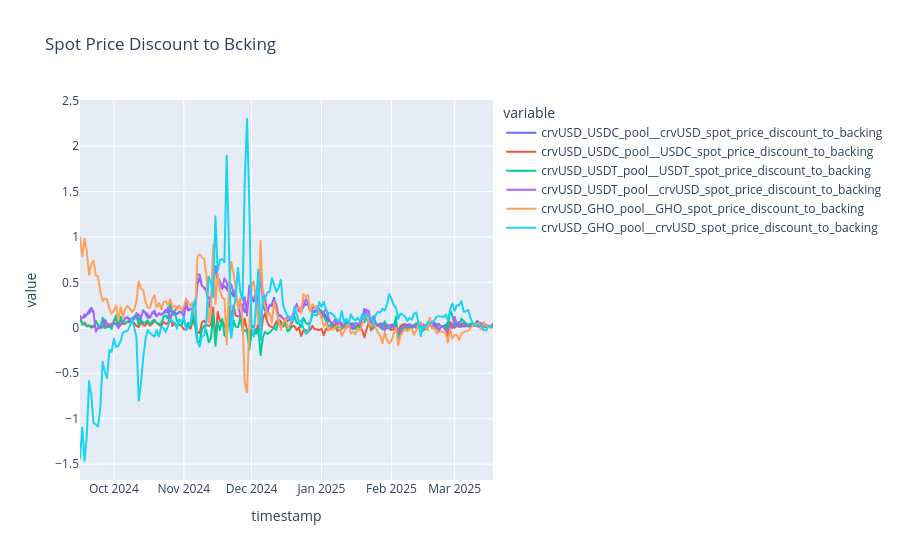

The code cell stored with this chart in its notebook:
### Code cell
from local_pool_price import *
import plotly.express as px
import plotly.io

plotly.io.templates.default = None


def fetch_pool_local_token_prices() -> pd.DataFrame:

    safe_price_calls = build_safe_price_calls()
    backing_calls = build_backing_calls()

    token_local_price = build_all_local_pool_prices()

    token_local_price_call_list = [t.calls for t in token_local_price]
    token_local_price_calls = [c for calls in token_local_price_call_list for c in calls]

    blocks = build_blocks_to_use(ETH_CHAIN)
    df = get_raw_state_by_blocks([*safe_price_calls, *backing_calls, *token_local_price_calls], blocks, ETH_CHAIN)
    pool_spot_price_df = _extract_pool_local_spot_price_df(df, token_local_price)
    return pool_spot_price_df


def _extract_pool_local_spot_price_df(df: pd.DataFrame, token_local_price: list[TokenLocalPoolPriceDetails]):
    pool_spot_price_df = pd.DataFrame(index=df.index)
    pool_spot_price_discount_to_backing_df = pd.DataFrame(index=df.index)

    for t in token_local_price:
        cols = [c for c in df.columns if t.pool_name in c]

        for spot_price_column in cols:
            first_token = spot_price_column.split("_")[-3]
            second_token = spot_price_column.split("_")[-1]

            pool_spot_price_df[f"{t.pool_name}__{first_token}_spot_price"] = (
                df[spot_price_column] * df[f"{second_token}_safe_price"]
            )
            spot_price = pool_spot_price_df[f"{t.pool_name}__{first_token}_spot_price"]
            backing = df[f"{first_token}_backing"]

            pool_spot_price_discount_to_backing_df[f"{t.pool_name}__{first_token}_spot_price_discount_to_backing"] = (
               100 * (( backing - spot_price )/ spot_price
            ))
    return pool_spot_price_df, pool_spot_price_discount_to_backing_df


pool_spot_price_df, pool_spot_price_discount_to_backing_df = fetch_pool_local_token_prices()
px.line(pool_spot_price_discount_to_backing_df, title='Spot Price Discount to Backing')

### Figure 1 — Plotly figure (JSON) as saved in the notebook; plotly's stock layout.template omitted (floating-point values rounded to 4 significant figures; data arrays with more than 128 entries replaced by an {"elided": "..."} marker saying what was removed)
{"data": [{"hovertemplate": "variable=crvUSD_USDC_pool__crvUSD_spot_price_discount_to_backing<br>timestamp=%{x}<br>value=%{y}<extra></extra>", "legendgroup": "crvUSD_USDC_pool__crvUSD_spot_price_discount_to_backing", "line": {"color": "#636efa", "dash": "solid"}, "marker": {"symbol": "circle"}, "mode": "lines", "name": "crvUSD_USDC_pool__crvUSD_spot_price_discount_to_backing", "showlegend": true, "type": "scattergl", "x": {"elided": "184 str values"}, "xaxis": "x", "y": {"elided": "184 float values"}, "yaxis": "y"}, {"hovertemplate": "variable=crvUSD_USDC_pool__USDC_spot_price_discount_to_backing<br>timestamp=%{x}<br>value=%{y}<extra></extra>", "legendgroup": "crvUSD_USDC_pool__USDC_spot_price_discount_to_backing", "line": {"color": "#EF553B", "dash": "solid"}, "marker": {"symbol": "circle"}, "mode": "lines", "name": "crvUSD_USDC_pool__USDC_spot_price_discount_to_backing", "showlegend": true, "type": "scattergl", "x": {"elided": "184 str values"}, "xaxis": "x", "y": {"elided": "184 float values"}, "yaxis": "y"}, {"hovertemplate": "variable=crvUSD_USDT_pool__USDT_spot_price_discount_to_backing<br>timestamp=%{x}<br>value=%{y}<extra></extra>", "legendgroup": "crvUSD_USDT_pool__USDT_spot_price_discount_to_backing", "line": {"color": "#00cc96", "dash": "solid"}, "marker": {"symbol": "circle"}, "mode": "lines", "name": "crvUSD_USDT_pool__USDT_spot_price_discount_to_backing", "showlegend": true, "type": "scattergl", "x": {"elided": "184 str values"}, "xaxis": "x", "y": {"elided": "184 float values"}, "yaxis": "y"}, {"hovertemplate": "variable=crvUSD_USDT_pool__crvUSD_spot_price_discount_to_backing<br>timestamp=%{x}<br>value=%{y}<extra></extra>", "legendgroup": "crvUSD_USDT_pool__crvUSD_spot_price_discount_to_backing", "line": {"color": "#ab63fa", "dash": "solid"}, "marker": {"symbol": "circle"}, "mode": "lines", "name": "crvUSD_USDT_pool__crvUSD_spot_price_discount_to_backing", "showlegend": true, "type": "scattergl", "x": {"elided": "184 str values"}, "xaxis": "x", "y": {"elided": "184 float values"}, "yaxis": "y"}, {"hovertemplate": "variable=crvUSD_GHO_pool__GHO_spot_price_discount_to_backing<br>timestamp=%{x}<br>value=%{y}<extra></extra>", "legendgroup": "crvUSD_GHO_pool__GHO_spot_price_discount_to_backing", "line": {"color": "#FFA15A", "dash": "solid"}, "marker": {"symbol": "circle"}, "mode": "lines", "name": "crvUSD_GHO_pool__GHO_spot_price_discount_to_backing", "showlegend": true, "type": "scattergl", "x": {"elided": "184 str values"}, "xaxis": "x", "y": {"elided": "184 float values"}, "yaxis": "y"}, {"hovertemplate": "variable=crvUSD_GHO_pool__crvUSD_spot_price_discount_to_backing<br>timestamp=%{x}<br>value=%{y}<extra></extra>", "legendgroup": "crvUSD_GHO_pool__crvUSD_spot_price_discount_to_backing", "line": {"color": "#19d3f3", "dash": "solid"}, "marker": {"symbol": "circle"}, "mode": "lines", "name": "crvUSD_GHO_pool__crvUSD_spot_price_discount_to_backing", "showlegend": true, "type": "scattergl", "x": {"elided": "184 str values"}, "xaxis": "x", "y": {"elided": "184 float values"}, "yaxis": "y"}], "layout": {"legend": {"title": {"text": "variable"}, "tracegroupgap": 0}, "title": {"text": "Spot Price Discount to Bcking"}, "xaxis": {"anchor": "y", "domain": [0, 1], "title": {"text": "timestamp"}}, "yaxis": {"anchor": "x", "domain": [0, 1], "title": {"text": "value"}}}}
